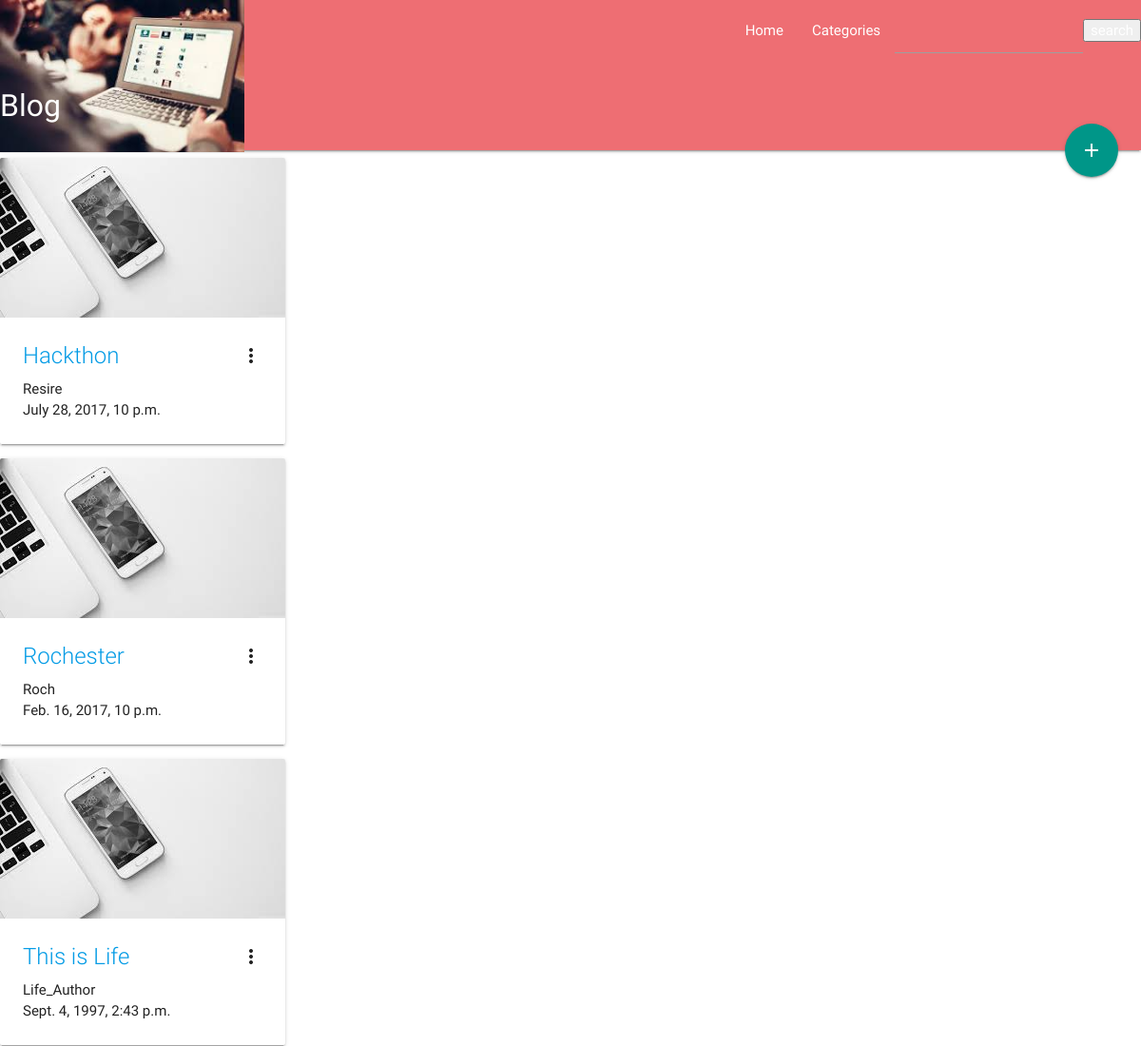
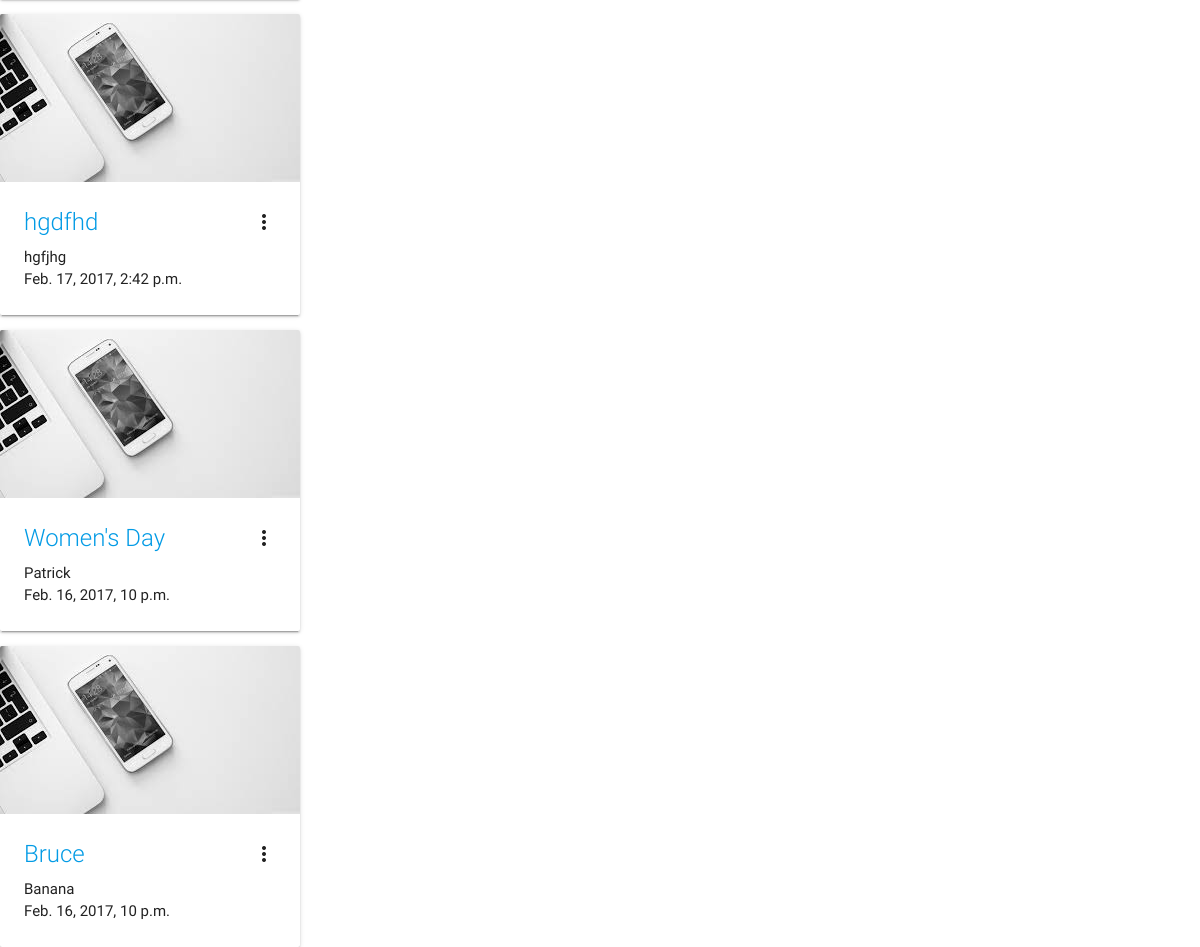
The page /home on the database its author committed (2 pictures, top to bottom).
### blogger/models.py (models this page shows, shortened)
class article(models.Model):
	Title = models.CharField(max_length=200)
	Body = models.TextField()
	Date = models.DateTimeField()
	Dislikes = models.IntegerField(default=0)
	Likes = models.IntegerField(default=0)
	Nbr_views = models.IntegerField(default=0)
	images = models.ImageField()
	Author = models.CharField(max_length=100, default='Your name')

### blogger/views.py (the view)
# urls.py: url(r'^home$', views.page),
def page(request):
    results = {}
    results['items'] = article.objects.all()
    return render(request,'somewat.html',results)

### blogger/templates/somewat.html
{% extends 'base.html' %}
{% block content %}
<div id="card_box">
  {% for bn in items %}
<div class="card">
    <div class="card-image waves-effect waves-block waves-light">
      <img class="activator" src="static/images/kbsa.jpg">
    </div>
    <div class="card-content">
      <span class="card-title activator grey-text text-darken-4"><a href="article">{{ bn.Title}}</a><i class="material-icons right">more_vert</i></span>
      <p> {{ bn.Author }}</p>
      <p>{{ bn.Date }}</p>
    </div>
  </div>
  {% endfor %}
  </div>
{% endblock %}

### blogger/templates/base.html (style rules this page uses)
#card_box { width: 300px; height: 90px; float: left; }

### rows shown on the page
article: Title "Hackthon", Author "Resire", Date "July 28, 2017, 10 p.m."
article: Title "Rochester", Author "Roch", Date "Feb. 16, 2017, 10 p.m."
article: Title "This is Life", Author "Life_Author", Date "Sept. 4, 1997, 2:43 p.m."
article: Title "hgdfhd", Author "hgfjhg", Date "Feb. 17, 2017, 2:42 p.m."
article: Title "Women's Day", Author "Patrick", Date "Feb. 16, 2017, 10 p.m."
article: Title "Bruce", Author "Banana", Date "Feb. 16, 2017, 10 p.m."
